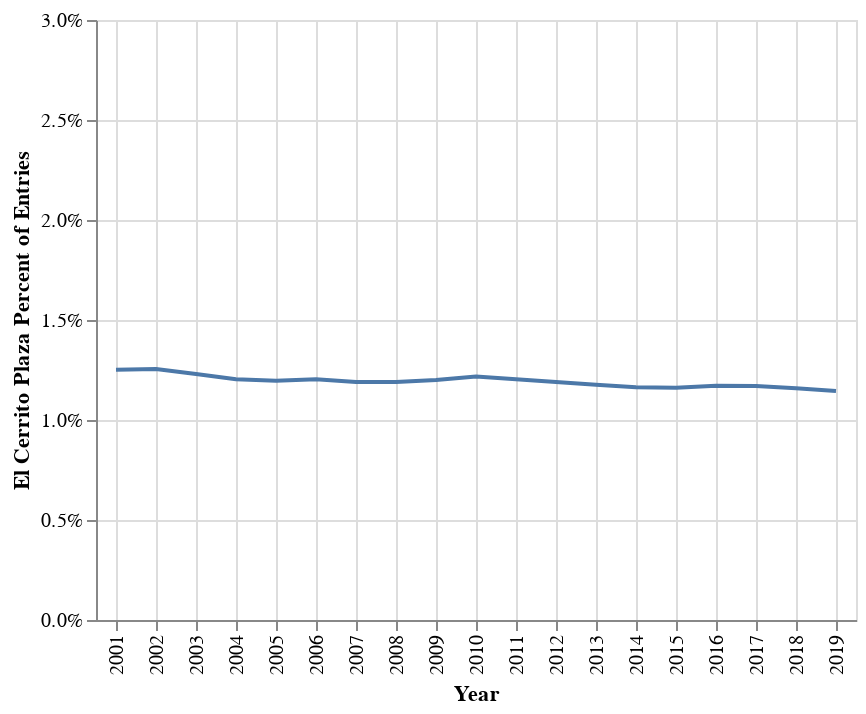

The notebook cell this image was saved under:
### Code cell
alt.Chart(df).mark_line().encode(
    x='Year',
    y=alt.Y('El Cerrito Plaza Percent of Entries').scale(domain=(0,.03)).axis(format='%')
).configure_axis(
    grid=True
)

### Figure 1 — Vega-Lite specification as saved in the notebook (floating-point values rounded to 4 significant figures)
{"config": {"view": {"continuousWidth": 300, "continuousHeight": 300}, "axis": {"grid": true}}, "data": {"name": "data-3d740e2f0134d31377fa92f57adb8def"}, "mark": {"type": "line"}, "encoding": {"x": {"field": "Year", "type": "nominal"}, "y": {"axis": {"format": "%"}, "field": "El Cerrito Plaza Percent of Entries", "scale": {"domain": [0, 0.03]}, "type": "quantitative"}}, "$schema": "https://vega.github.io/schema/vega-lite/v5.20.1.json", "datasets": {"data-3d740e2f0134d31377fa92f57adb8def": [{"Year": "2001", "Systemwide Entries": 323900.0, "Richmond Percent of Entries": 0.01365, "El Cerrito Del Norte Percent of Entries": 0.02445, "El Cerrito Plaza Percent of Entries": 0.01251}, {"Year": "2002", "Systemwide Entries": 301800.0, "Richmond Percent of Entries": 0.01375, "El Cerrito Del Norte Percent of Entries": 0.02446, "El Cerrito Plaza Percent of Entries": 0.01255}, {"Year": "2003", "Systemwide Entries": 299100.0, "Richmond Percent of Entries": 0.01161, "El Cerrito Del Norte Percent of Entries": 0.02306, "El Cerrito Plaza Percent of Entries": 0.01229}, {"Year": "2004", "Systemwide Entries": 308400.0, "Richmond Percent of Entries": 0.01075, "El Cerrito Del Norte Percent of Entries": 0.02201, "El Cerrito Plaza Percent of Entries": 0.01204}, {"Year": "2005", "Systemwide Entries": 316700.0, "Richmond Percent of Entries": 0.01054, "El Cerrito Del Norte Percent of Entries": 0.02174, "El Cerrito Plaza Percent of Entries": 0.01196}, {"Year": "2006", "Systemwide Entries": 330800.0, "Richmond Percent of Entries": 0.01001, "El Cerrito Del Norte Percent of Entries": 0.02154, "El Cerrito Plaza Percent of Entries": 0.01204}, {"Year": "2007", "Systemwide Entries": 348900.0, "Richmond Percent of Entries": 0.009721, "El Cerrito Del Norte Percent of Entries": 0.02107, "El Cerrito Plaza Percent of Entries": 0.01189}, {"Year": "2008", "Systemwide Entries": 363500.0, "Richmond Percent of Entries": 0.009868, "El Cerrito Del Norte Percent of Entries": 0.02082, "El Cerrito Plaza Percent of Entries": 0.0119}, {"Year": "2009", "Systemwide Entries": 342500.0, "Richmond Percent of Entries": 0.00963, "El Cerrito Del Norte Percent of Entries": 0.02019, "El Cerrito Plaza Percent of Entries": 0.012}, {"Year": "2010", "Systemwide Entries": 336500.0, "Richmond Percent of Entries": 0.009772, "El Cerrito Del Norte Percent of Entries": 0.0198, "El Cerrito Plaza Percent of Entries": 0.01217}, {"Year": "2011", "Systemwide Entries": 355000.0, "Richmond Percent of Entries": 0.009947, "El Cerrito Del Norte Percent of Entries": 0.02011, "El Cerrito Plaza Percent of Entries": 0.01204}, {"Year": "2012", "Systemwide Entries": 380900.0, "Richmond Percent of Entries": 0.01003, "El Cerrito Del Norte Percent of Entries": 0.0202, "El Cerrito Plaza Percent of Entries": 0.0119}, {"Year": "2013", "Systemwide Entries": 385600.0, "Richmond Percent of Entries": 0.01002, "El Cerrito Del Norte Percent of Entries": 0.02038, "El Cerrito Plaza Percent of Entries": 0.01177}, {"Year": "2014", "Systemwide Entries": 411500.0, "Richmond Percent of Entries": 0.01043, "El Cerrito Del Norte Percent of Entries": 0.02006, "El Cerrito Plaza Percent of Entries": 0.01163}, {"Year": "2015", "Systemwide Entries": 428200.0, "Richmond Percent of Entries": 0.01068, "El Cerrito Del Norte Percent of Entries": 0.02008, "El Cerrito Plaza Percent of Entries": 0.01161}, {"Year": "2016", "Systemwide Entries": 431400.0, "Richmond Percent of Entries": 0.01046, "El Cerrito Del Norte Percent of Entries": 0.02033, "El Cerrito Plaza Percent of Entries": 0.01172}, {"Year": "2017", "Systemwide Entries": 417200.0, "Richmond Percent of Entries": 0.01047, "El Cerrito Del Norte Percent of Entries": 0.02015, "El Cerrito Plaza Percent of Entries": 0.01171}, {"Year": "2018", "Systemwide Entries": 411700.0, "Richmond Percent of Entries": 0.01049, "El Cerrito Del Norte Percent of Entries": 0.0194, "El Cerrito Plaza Percent of Entries": 0.01159}, {"Year": "2019", "Systemwide Entries": 408300.0, "Richmond Percent of Entries": 0.01089, "El Cerrito Del Norte Percent of Entries": 0.01872, "El Cerrito Plaza Percent of Entries": 0.01145}]}}
